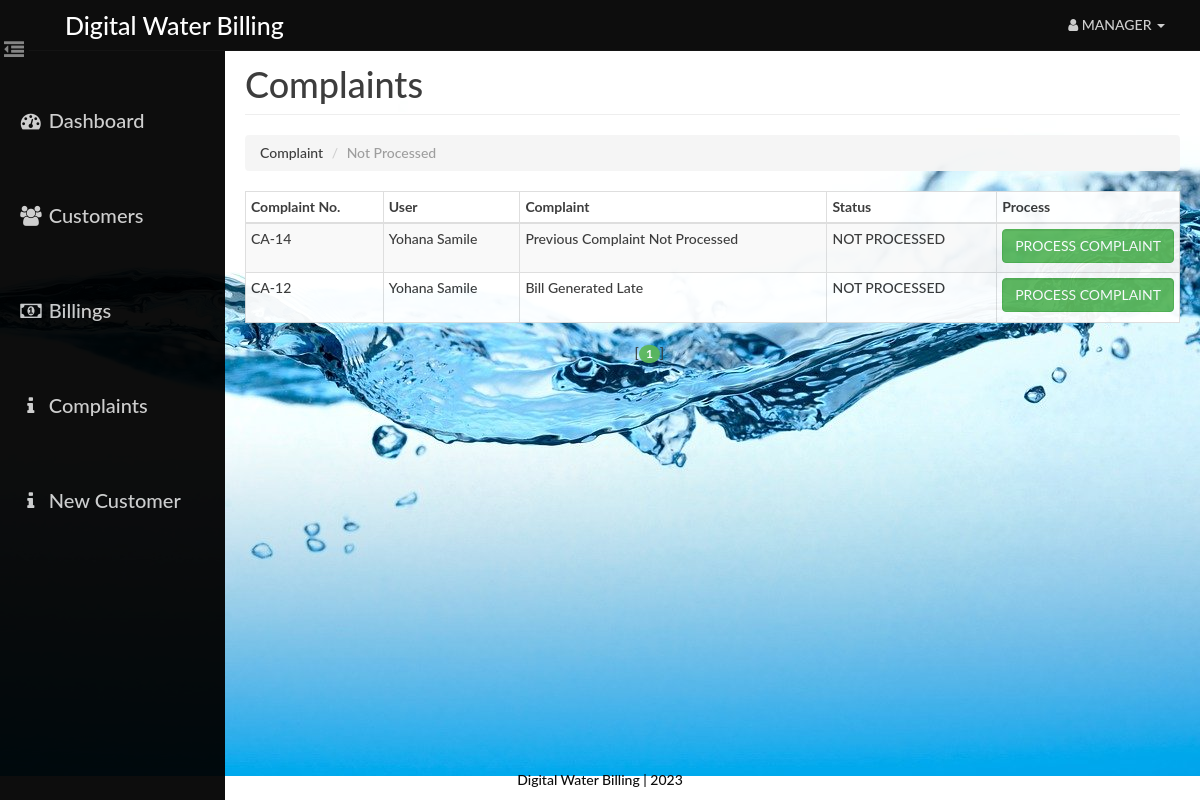
Screenshot of /admin/complaint.php (signed in) with the database file from the repository.
### tables this page shows
CREATE TABLE `complaint` (
  `id` int(14) NOT NULL,
  `uid` int(14) NOT NULL,
  `aid` int(14) NOT NULL,
  `complaint` varchar(140) NOT NULL,
  `status` varchar(40) NOT NULL
);

CREATE TABLE `user` (
  `id` int(14) NOT NULL,
  `name` varchar(40) NOT NULL,
  `email` varchar(40) NOT NULL,
  `phone` varchar(255) NOT NULL,
  `pass` varchar(20) NOT NULL,
  `address` varchar(100) NOT NULL
);

### admin/paging1.php (called while the page is built, shortened)
<?php
    $rowsperpage = 5;
    if (isset($_GET['currentpage']) && is_numeric($_GET['currentpage'])) {
       $currentpage = (int) $_GET['currentpage'];
    } else {
       $currentpage = 1;
    }
    $offset = ($currentpage - 1) * $rowsperpage;
 ?>

### Includes/admin.php (called while the page is built, shortened)
<?php
    function retrieve_complaints_history($id,$offset,$rowsperpage)
    {
        global $con;
        $query  = "SELECT complaint.id AS id , complaint.complaint AS complaint , complaint.status AS status , user.name AS uname ";
        $query .= "FROM user , complaint ";
        $query .= "WHERE complaint.uid=user.id AND status='NOT PROCESSED' ";
        $query .= "ORDER BY complaint.id desc  ";
        $query .= "LIMIT {$offset}, {$rowsperpage} ";
        $result = mysqli_query($con,$query);
        return $result;
    }
 ?>

### admin/complaint.php (the view, shortened to what this page needs)
<?php
    require_once('head_html.php');
    require_once('../Includes/session.php');
    require_once('../Includes/admin.php');
?>
<body style="background: url(./../assets/img/bg.jpg);opacity:.95;">
    <div id="wrapper">
        <?php
            require_once("nav.php");
            require_once("sidebar.php");
        ?>
        <div id="page-content-wrapper">
            <div class="container-fluid">
                <div class="row">
                    <div class="col-lg-12">
                        <h1 class="page-header">
                            Complaints
                        </h1>
                        <ol class="breadcrumb">
                          <li>Complaint</li>
                          <li class="active">Not Processed</li>
                        </ol>
                        </div>
                    </div>
                            <div class="table-responsive" style="padding-top: 0">
                                <table class="table table-hover table-striped table-bordered table-condensed"style="background: white;">
                                    <thead>
                                        <tr>
                                            <th>Complaint No.</th>
                                            <th>User</th>
                                            <th>Complaint</th>
                                            <th>Status</th>
                                            <th>Process</th>
                                        </tr>
                                    </thead>
                                    <tbody>
                                        <?php
                                            include("paging1.php");
                                            $result = retrieve_complaints_history($_SESSION['aid'],$offset, $rowsperpage);
                                            while($row = mysqli_fetch_assoc($result)){
                                            ?>
                                                <tr>
                                                    <td><?php echo 'CA-'.$row['id'] ?></td>
                                                    <td height="50"><?php echo $row['uname'] ?></td>
                                                    <td><?php echo $row['complaint'] ?></td>
                                                    <td><?php echo $row['status'] ?></td>
                                                    <td width="70">
                                                    <form action="process_complaint.php" method="post">
                                                        <button type="submit" name="complaint_process" class="btn btn-success form-control">PROCESS COMPLAINT  </button>
                                                    </form>
                                                    </td>
                                                </tr>
                                            <?php
                                            }
                                        ?>
                                    </tbody>
                                </table>
                                <?php include("paging2.php");  ?>
                            </div>
            </div>
        </div>
    </div>
 <?php
    require_once("footer.php");
?>
</body>
</html>

### assets/css/dash_admin.css (style rules this page uses)
html { height: 100%; }
body, html { width: 100%; height: 100%; }
body, h1, h2, h3, h4, h5, h6 { font-family: "Lato","Helvetica Neue",Helvetica,Arial,sans-serif; font-weight: 500; }
#wrapper { padding-left: 10px; padding-top: 5px; -webkit-transition: all 0.5s ease; -moz-transition: all 0.5s ease; -o-transition: all 0.5s ease; transition: all 0.5s ease; }
#page-content-wrapper { width: 100%; padding: 15px; min-height:100%; }
@media (min-width:768px) { #wrapper { padding-left: 225px; } }
@media (min-width:768px) { #page-content-wrapper { padding: 20px; } }
.table-responsive { padding-top: 20px; padding-bottom: 20px; }

### rows the page displays
complaint: id "14", uid.name "Yohana Samile", complaint "Previous Complaint Not Processed", status "NOT PROCESSED"
complaint: id "12", uid.name "Yohana Samile", complaint "Bill Generated Late", status "NOT PROCESSED"
